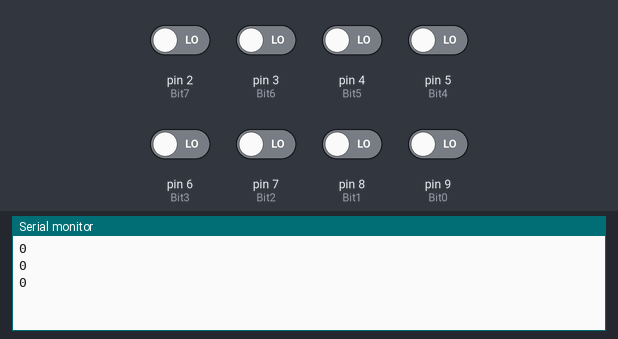
This sketch was run on a simulated Arduino Uno, built with avr-gcc and run on an emulated ATmega328P. Shown: the last lines printed to the serial monitor. The test bench sets the inputs (shaded band); at power-on: pin 2 (Bit7), pin 3 (Bit6), pin 4 (Bit5), pin 5 (Bit4), pin 6 (Bit3), pin 7 (Bit2), pin 8 (Bit1), pin 9 (Bit0) LOW.

Above: at 2.8 s.
2.9 s: pin 2 (Bit7) driven HIGH
At 3.8 s:
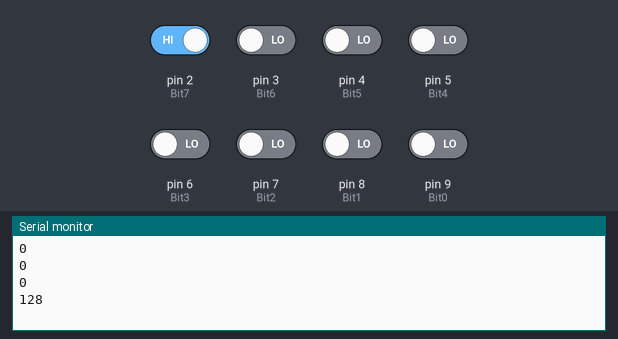
4.4 s: pin 3 (Bit6) driven HIGH
At 5.4 s:
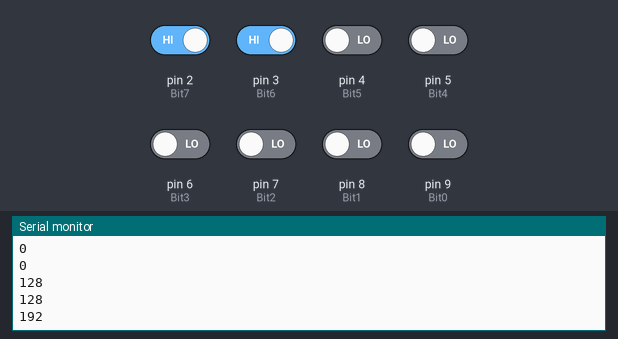
5.9 s: pin 4 (Bit5) driven HIGH
At 6.8 s:
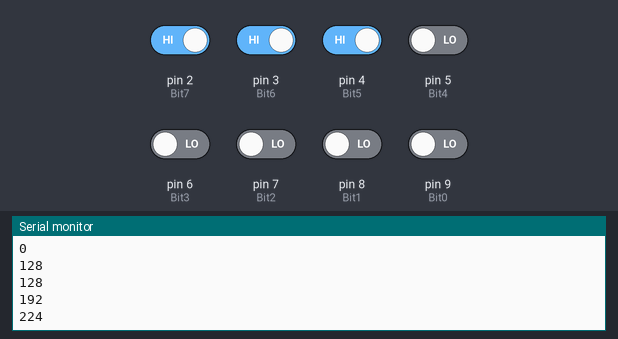
7.4 s: pin 5 (Bit4) driven HIGH
At 8.7 s:
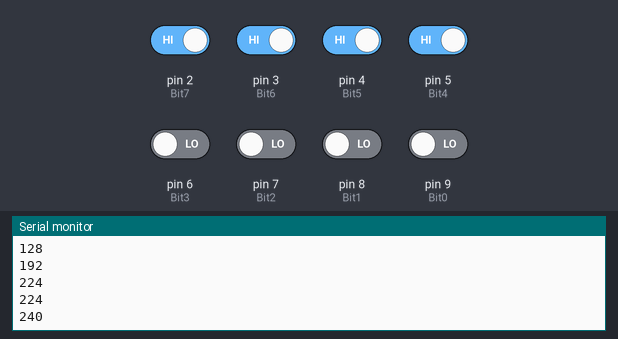
8.9 s: pin 6 (Bit3) driven HIGH
At 9.7 s:
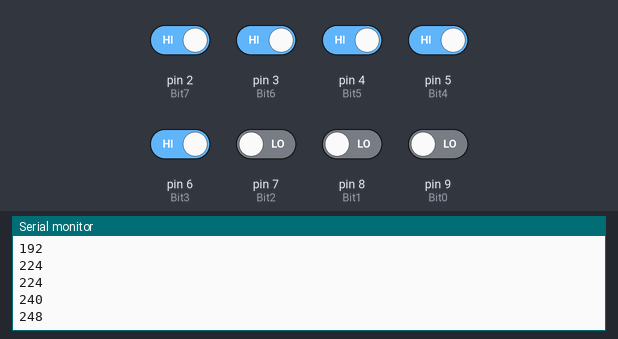
10.4 s: pin 7 (Bit2) driven HIGH
At 11.8 s:
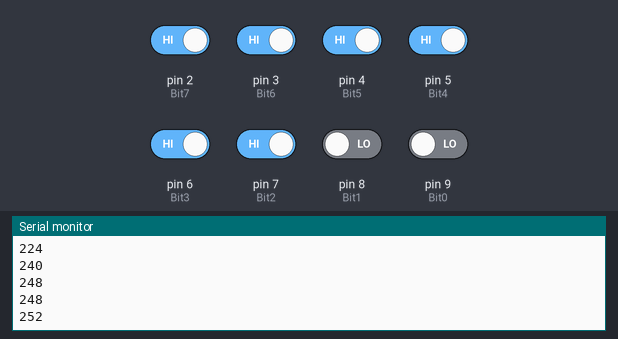
Timing chart, 0 to 12.9 s (numbered marks = the images above; inputs shaded):
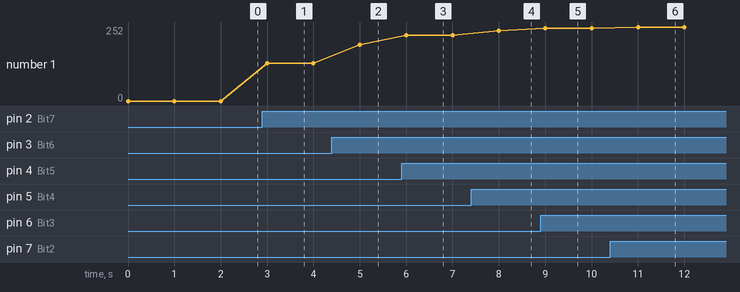

Measured:
- after the input at 2.9 s, the serial monitor: prints a new line after 0.10 s (image 1)
- after the input at 4.4 s, the serial monitor: prints a new line after 0.60 s (image 2)
- after the input at 5.9 s, the serial monitor: prints a new line after 0.10 s (image 3)
- after the input at 7.4 s, the serial monitor: prints a new line after 0.60 s (image 4)
- after the input at 8.9 s, the serial monitor: prints a new line after 0.10 s (image 5)
- after the input at 10.4 s, the serial monitor: prints a new line after 0.60 s (image 6)
- plotted number 1: 0 → 128 after the input at 2.9 s, 128 → 192 after the input at 4.4 s, 192 → 224 after the input at 5.9 s, 224 → 240 after the input at 7.4 s, 240 → 248 after the input at 8.9 s

The sketch:

Recibe_datos.ino
```cpp
// RECIBE DATOS
int potencia=1;
int suma=0;
int bit;

void setup()
{
  pinMode(2, INPUT); //Bit7
  pinMode(3, INPUT); //Bit6
  pinMode(4, INPUT); //Bit5
  pinMode(5, INPUT); //Bit4
  pinMode(6, INPUT); //Bit3
  pinMode(7, INPUT); //Bit2
  pinMode(8, INPUT); //Bit1
  pinMode(9, INPUT); //Bit0
  Serial.begin(9600);
}

void loop()
{
  for(int i=8; i>0; i--)
  {
    bit=digitalRead(i+1);
    //Serial.println(bit);
    //Serial.println(potencia);
    suma=suma +(bit*potencia);
    //Serial.println(suma);
    potencia=potencia*2;
  }
  Serial.println(suma);
  suma=0;
  potencia=1;
  delay(1000);
}
```
